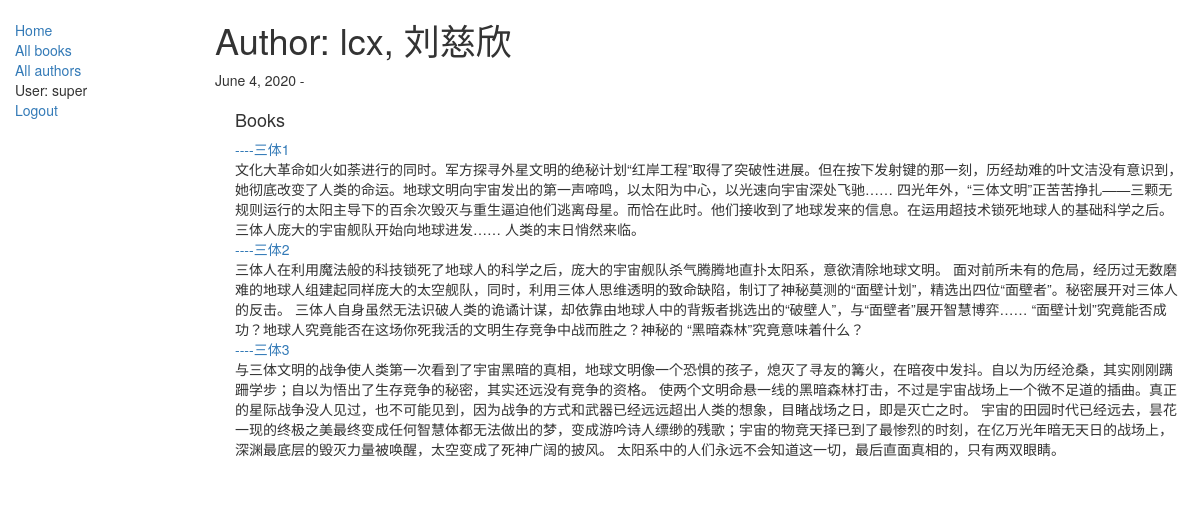
Screenshot of /polls/author/2 (signed in) with the database file from the repository.
### polls/models.py (models this page shows, shortened)
class Author(models.Model):
    first_name = models.CharField(max_length=100)
    last_name = models.CharField(max_length=100)
    date_of_birth = models.DateField(null=True, blank=True)
    date_of_death = models.DateField('Died', null=True, blank=True)
    def __str__(self):
        return '%s, %s' % (self.last_name, self.first_name)

class Book(models.Model):
    title = models.CharField(max_length=200)
    author = models.ForeignKey('Author', on_delete=models.SET_NULL, null=True)
    summary = models.TextField(max_length=1000, help_text="Enter a brief description of the book")
    isbn = models.CharField('ISBN',max_length=13, help_text='13 Character ISBN number</a>')
    count = models.IntegerField()
    price = models.IntegerField()
    genre = models.CharField(max_length=200, help_text="Enter a book genre (e.g. Science Fiction, French Poetry etc.)")
    '''
    def display_genre(self):
        """
        Creates a string for the Genre. This is required to display genre in Admin.
        """
        return ', '.join([ genre.name for genre in self.genre.all()[:3] ])
    '''
    def get_absolute_url(self):
        return reverse('book-detail', args=[str(self.id)])

### polls/views.py (the view)
# urls.py: path('author/<int:pk>', views.AuthorDetailView.as_view(), name='author-detail'),
class AuthorDetailView(LoginRequiredMixin,generic.DetailView):
    model = Author

### polls/templates/polls/author_detail.html
{% extends "base_generic.html" %}
{% block content %}
<h1>Author: {{ author }} </h1>
<p>{{author.date_of_birth}} - {% if author.date_of_death %}{{author.date_of_death}}{% endif %}</p>
<div style="margin-left:20px;margin-top:20px">
<h4>Books</h4>
<dl>
{% for book in author.book_set.all %}
  <dd><a href="{{ book.get_absolute_url }}">----{{book.title}}</a></dd>
  <dd>{{book.summary}}</dd>
{% endfor %}
</dl>
</div>
{% endblock %}

### polls/templates/base_generic.html (shortened to what this page needs)
<!DOCTYPE html>
<html lang="utf-8">
<head>
  <link rel="stylesheet" href="https://maxcdn.bootstrapcdn.com/bootstrap/3.3.7/css/bootstrap.min.css">
  {% load static %}
  <link rel="stylesheet" href="{% static 'css/styles.css' %}">
</head>
<body>
  <div class="container-fluid">
    <div class="row">
      <div class="col-sm-2">
      {% block sidebar %}
      <ul class="sidebar-nav">
          <li><a href="{% url 'index' %}">Home</a></li>
          <li><a href="{% url 'books' %}">All books</a></li>
          <li><a href="{% url 'authors' %}">All authors</a></li>
         {% if user.is_authenticated %}
           <li>User: {{ user.get_username }}</li>
           <li><a href="{% url 'logout'%}?next={{request.path}}">Logout</a></li>
         {% else %}
           <li><a href="{% url 'login'%}?next={{request.path}}">Login</a></li>
         {% endif %}
      </ul>
     {% endblock %}
      </div>
      <div class="col-sm-10 ">
      {% block content %}{% endblock %}
      </div>
    </div>
  </div>
</body>
</html>

### polls/static/css/styles.css (style rules this page uses)
.sidebar-nav { margin-top: 20px; padding: 0; list-style: none; }

### rows the page displays
Author: last_name+first_name "lcx, 刘慈欣", date_of_birth "June 4, 2020"
Book: title "三体1", summary "文化大革命如火如荼进行的同时。军方探寻外星文明的绝秘计划“红岸工程”取得了突破性进展。但在按下发射键的那一刻，历经劫难的叶文洁没有意识到，她彻底改变了人类的命运。地球文明向宇宙发出的第一声啼鸣，以太阳为中心，以光速向宇宙深处飞驰…… 四光年外，“三体文明”正苦苦挣扎——三颗无规则运行的太阳主导下的百余次毁灭与重生逼迫他们逃离母星。而恰在此时。他们接收到了地球发来的信息。在运用超技术锁死地球人的基础科学之后。三体人庞大的宇宙舰队开始向地球进发…… 人类的末日悄然来临。"
Book: title "三体2", summary "三体人在利用魔法般的科技锁死了地球人的科学之后，庞大的宇宙舰队杀气腾腾地直扑太阳系，意欲清除地球文明。 面对前所未有的危局，经历过无数磨难的地球人组建起同样庞大的太空舰队，同时，利用三体人思维透明的致命缺陷，制订了神秘莫测的“面壁计划”，精选出四位“面壁者”。秘密展开对三体人的反击。 三体人自身虽然无法识破人类的诡谲计谋，却依靠由地球人中的背叛者挑选出的“破壁人”，与“面壁者”展开智慧博弈…… “面壁计划”究竟能否成功？地球人究竟能否在这场你死我活的文明生存竞争中战而胜之？神秘的 “黑暗森林”究竟意味着什么？"
Book: title "三体3", summary "与三体文明的战争使人类第一次看到了宇宙黑暗的真相，地球文明像一个恐惧的孩子，熄灭了寻友的篝火，在暗夜中发抖。自以为历经沧桑，其实刚刚蹒跚学步；自以为悟出了生存竞争的秘密，其实还远没有竞争的资格。 使两个文明命悬一线的黑暗森林打击，不过是宇宙战场上一个微不足道的插曲。真正的星际战争没人见过，也不可能见到，因为战争的方式和武器已经远远超出人类的想象，目睹战场之日，即是灭亡之时。 宇宙的田园时代已经远去，昙花一现的终极之美最终变成任何智慧体都无法做出的梦，变成游吟诗人缥缈的残歌；宇宙的物竞天择已到了最惨烈的时刻，在亿万光年暗无天日的战场上，深渊最底层的毁灭力量被唤醒，太空变成了死神广阔的披风。 太阳系中的人们永远不会知道这一切，最后直面真相的，只有两双眼睛。"

### other values shown
{{ user.get_username }} "super"
